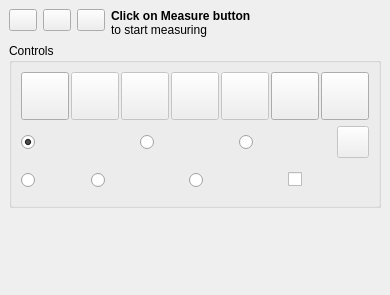
<?xml version="1.0" encoding="UTF-8"?>
<ui version="4.0">
 <class>DockWidget</class>
 <widget class="QDockWidget" name="DockWidget">
  <property name="geometry">
   <rect>
    <x>0</x>
    <y>0</y>
    <width>388</width>
    <height>295</height>
   </rect>
  </property>
  <property name="windowIcon">
   <iconset>
    <normaloff>Caliper.png</normaloff>Caliper.png</iconset>
  </property>
  <property name="toolTip">
   <string notr="true">Measure Tools</string>
  </property>
  <property name="layoutDirection">
   <enum>Qt::LeftToRight</enum>
  </property>
  <property name="features">
   <set>QDockWidget::DockWidgetFloatable|QDockWidget::DockWidgetMovable</set>
  </property>
  <property name="allowedAreas">
   <set>Qt::LeftDockWidgetArea|Qt::RightDockWidgetArea</set>
  </property>
  <property name="windowTitle">
   <string notr="true" extracomment="kicad StepUp 3D tools">Measure Tools</string>
  </property>
  <widget class="QWidget" name="dockWidgetContents">
   <layout class="QGridLayout" name="gridLayout_3">
    <item row="0" column="0">
     <layout class="QGridLayout" name="gridLayout">
      <item row="0" column="0" alignment="Qt::AlignTop">
       <widget class="QPushButton" name="dock_float">
        <property name="maximumSize">
         <size>
          <width>28</width>
          <height>28</height>
         </size>
        </property>
        <property name="toolTip">
         <string notr="true">un-dock (floating)</string>
        </property>
        <property name="text">
         <string notr="true"/>
        </property>
        <property name="icon">
         <iconset>
          <normaloff>un_dock.png</normaloff>un_dock.png</iconset>
        </property>
        <property name="iconSize">
         <size>
          <width>16</width>
          <height>16</height>
         </size>
        </property>
       </widget>
      </item>
      <item row="0" column="1" alignment="Qt::AlignTop">
       <widget class="QPushButton" name="dock_minimize">
        <property name="maximumSize">
         <size>
          <width>28</width>
          <height>28</height>
         </size>
        </property>
        <property name="toolTip">
         <string notr="true">minimize</string>
        </property>
        <property name="text">
         <string notr="true"/>
        </property>
        <property name="icon">
         <iconset>
          <normaloff>minimize.png</normaloff>minimize.png</iconset>
        </property>
        <property name="iconSize">
         <size>
          <width>24</width>
          <height>24</height>
         </size>
        </property>
       </widget>
      </item>
      <item row="0" column="2" alignment="Qt::AlignTop">
       <widget class="QPushButton" name="close">
        <property name="maximumSize">
         <size>
          <width>28</width>
          <height>28</height>
         </size>
        </property>
        <property name="toolTip">
         <string notr="true">close</string>
        </property>
        <property name="text">
         <string notr="true"/>
        </property>
        <property name="icon">
         <iconset>
          <normaloff>closeW.png</normaloff>closeW.png</iconset>
        </property>
        <property name="iconSize">
         <size>
          <width>24</width>
          <height>24</height>
         </size>
        </property>
       </widget>
      </item>
      <item row="0" column="3">
       <widget class="QLabel" name="Label">
        <property name="toolTip">
         <string notr="true">Measure Tools
Click on Measure button
to start measuring</string>
        </property>
        <property name="text">
         <string notr="true">&lt;b&gt;Click on Measure button&lt;/b&gt;&lt;br&gt;to start measuring</string>
        </property>
       </widget>
      </item>
     </layout>
    </item>
    <item row="0" column="1">
     <spacer name="horizontalSpacer">
      <property name="orientation">
       <enum>Qt::Horizontal</enum>
      </property>
      <property name="sizeHint" stdset="0">
       <size>
        <width>5</width>
        <height>20</height>
       </size>
      </property>
     </spacer>
    </item>
    <item row="2" column="0">
     <spacer name="verticalSpacer">
      <property name="orientation">
       <enum>Qt::Vertical</enum>
      </property>
      <property name="sizeHint" stdset="0">
       <size>
        <width>20</width>
        <height>0</height>
       </size>
      </property>
     </spacer>
    </item>
    <item row="1" column="0">
     <widget class="QGroupBox" name="Controls_Group">
      <property name="toolTip">
       <string notr="true">Controls</string>
      </property>
      <property name="title">
       <string notr="true">Controls</string>
      </property>
      <layout class="QGridLayout" name="gridLayout_2">
       <item row="0" column="0" colspan="7">
        <layout class="QGridLayout" name="gridLayout_8">
         <property name="sizeConstraint">
          <enum>QLayout::SetDefaultConstraint</enum>
         </property>
         <property name="spacing">
          <number>2</number>
         </property>
         <item row="0" column="0">
          <widget class="QPushButton" name="Measure">
           <property name="minimumSize">
            <size>
             <width>48</width>
             <height>48</height>
            </size>
           </property>
           <property name="maximumSize">
            <size>
             <width>48</width>
             <height>48</height>
            </size>
           </property>
           <property name="toolTip">
            <string notr="true">Measure Button
Click Measure to start measuring</string>
           </property>
           <property name="text">
            <string notr="true"/>
           </property>
           <property name="icon">
            <iconset>
             <normaloff>Caliper.png</normaloff>Caliper.png</iconset>
           </property>
           <property name="iconSize">
            <size>
             <width>32</width>
             <height>32</height>
            </size>
           </property>
           <property name="checkable">
            <bool>true</bool>
           </property>
           <property name="checked">
            <bool>false</bool>
           </property>
          </widget>
         </item>
         <item row="0" column="4">
          <widget class="QPushButton" name="DimensionP3">
           <property name="enabled">
            <bool>false</bool>
           </property>
           <property name="minimumSize">
            <size>
             <width>48</width>
             <height>48</height>
            </size>
           </property>
           <property name="maximumSize">
            <size>
             <width>48</width>
             <height>48</height>
            </size>
           </property>
           <property name="toolTip">
            <string notr="true">Dimension position</string>
           </property>
           <property name="text">
            <string notr="true"/>
           </property>
           <property name="icon">
            <iconset>
             <normaloff>DimensionP3.png</normaloff>DimensionP3.png</iconset>
           </property>
           <property name="iconSize">
            <size>
             <width>32</width>
             <height>32</height>
            </size>
           </property>
           <property name="checkable">
            <bool>false</bool>
           </property>
           <property name="checked">
            <bool>false</bool>
           </property>
          </widget>
         </item>
         <item row="0" column="5">
          <widget class="QPushButton" name="CleanDist">
           <property name="minimumSize">
            <size>
             <width>48</width>
             <height>48</height>
            </size>
           </property>
           <property name="maximumSize">
            <size>
             <width>48</width>
             <height>48</height>
            </size>
           </property>
           <property name="toolTip">
            <string notr="true">Clean Measures</string>
           </property>
           <property name="text">
            <string notr="true"/>
           </property>
           <property name="icon">
            <iconset>
             <normaloff>Clean.png</normaloff>Clean.png</iconset>
           </property>
           <property name="iconSize">
            <size>
             <width>32</width>
             <height>32</height>
            </size>
           </property>
           <property name="checkable">
            <bool>true</bool>
           </property>
           <property name="checked">
            <bool>false</bool>
           </property>
          </widget>
         </item>
         <item row="0" column="1">
          <widget class="QPushButton" name="DimensionP1">
           <property name="enabled">
            <bool>false</bool>
           </property>
           <property name="minimumSize">
            <size>
             <width>48</width>
             <height>48</height>
            </size>
           </property>
           <property name="maximumSize">
            <size>
             <width>48</width>
             <height>48</height>
            </size>
           </property>
           <property name="toolTip">
            <string notr="true">First Element</string>
           </property>
           <property name="text">
            <string notr="true"/>
           </property>
           <property name="icon">
            <iconset>
             <normaloff>DimensionP1.png</normaloff>DimensionP1.png</iconset>
           </property>
           <property name="iconSize">
            <size>
             <width>32</width>
             <height>32</height>
            </size>
           </property>
           <property name="checkable">
            <bool>false</bool>
           </property>
           <property name="checked">
            <bool>false</bool>
           </property>
          </widget>
         </item>
         <item row="0" column="6">
          <widget class="QPushButton" name="Help_Caliper">
           <property name="minimumSize">
            <size>
             <width>48</width>
             <height>48</height>
            </size>
           </property>
           <property name="maximumSize">
            <size>
             <width>48</width>
             <height>48</height>
            </size>
           </property>
           <property name="toolTip">
            <string notr="true">Help on Caliper</string>
           </property>
           <property name="text">
            <string notr="true"/>
           </property>
           <property name="icon">
            <iconset>
             <normaloff>help.png</normaloff>help.png</iconset>
           </property>
           <property name="iconSize">
            <size>
             <width>24</width>
             <height>24</height>
            </size>
           </property>
           <property name="checkable">
            <bool>false</bool>
           </property>
           <property name="checked">
            <bool>false</bool>
           </property>
          </widget>
         </item>
         <item row="0" column="2">
          <widget class="QPushButton" name="DimensionP2">
           <property name="enabled">
            <bool>false</bool>
           </property>
           <property name="minimumSize">
            <size>
             <width>48</width>
             <height>48</height>
            </size>
           </property>
           <property name="maximumSize">
            <size>
             <width>48</width>
             <height>48</height>
            </size>
           </property>
           <property name="toolTip">
            <string notr="true">Second Element</string>
           </property>
           <property name="text">
            <string notr="true"/>
           </property>
           <property name="icon">
            <iconset>
             <normaloff>DimensionP2.png</normaloff>DimensionP2.png</iconset>
           </property>
           <property name="iconSize">
            <size>
             <width>32</width>
             <height>32</height>
            </size>
           </property>
           <property name="checkable">
            <bool>false</bool>
           </property>
           <property name="checked">
            <bool>false</bool>
           </property>
          </widget>
         </item>
         <item row="0" column="3">
          <widget class="QPushButton" name="APlane">
           <property name="enabled">
            <bool>false</bool>
           </property>
           <property name="minimumSize">
            <size>
             <width>48</width>
             <height>48</height>
            </size>
           </property>
           <property name="maximumSize">
            <size>
             <width>48</width>
             <height>48</height>
            </size>
           </property>
           <property name="toolTip">
            <string notr="true">Annotation Plane</string>
           </property>
           <property name="text">
            <string notr="true"/>
           </property>
           <property name="icon">
            <iconset>
             <normaloff>AnnPlane.png</normaloff>AnnPlane.png</iconset>
           </property>
           <property name="iconSize">
            <size>
             <width>32</width>
             <height>32</height>
            </size>
           </property>
           <property name="checkable">
            <bool>false</bool>
           </property>
           <property name="checked">
            <bool>false</bool>
           </property>
          </widget>
         </item>
        </layout>
       </item>
       <item row="1" column="0" colspan="2">
        <widget class="QRadioButton" name="rbSnap">
         <property name="minimumSize">
          <size>
           <width>64</width>
           <height>32</height>
          </size>
         </property>
         <property name="toolTip">
          <string notr="true">Snap to EndPoint, MiddlePoint, Center</string>
         </property>
         <property name="text">
          <string notr="true"/>
         </property>
         <property name="icon">
          <iconset>
           <normaloff>Snap_Opt.png</normaloff>Snap_Opt.png</iconset>
         </property>
         <property name="iconSize">
          <size>
           <width>78</width>
           <height>26</height>
          </size>
         </property>
         <property name="checked">
          <bool>true</bool>
         </property>
        </widget>
       </item>
       <item row="1" column="2" colspan="2">
        <widget class="QRadioButton" name="rbBbox">
         <property name="minimumSize">
          <size>
           <width>64</width>
           <height>32</height>
          </size>
         </property>
         <property name="toolTip">
          <string notr="true">Center of BoundingBox</string>
         </property>
         <property name="text">
          <string notr="true"/>
         </property>
         <property name="icon">
          <iconset>
           <normaloff>CenterBBox.png</normaloff>CenterBBox.png</iconset>
         </property>
         <property name="iconSize">
          <size>
           <width>28</width>
           <height>28</height>
          </size>
         </property>
         <property name="checked">
          <bool>false</bool>
         </property>
        </widget>
       </item>
       <item row="1" column="4" colspan="2">
        <widget class="QRadioButton" name="rbMass">
         <property name="minimumSize">
          <size>
           <width>64</width>
           <height>32</height>
          </size>
         </property>
         <property name="toolTip">
          <string notr="true">Center of Mass</string>
         </property>
         <property name="text">
          <string notr="true"/>
         </property>
         <property name="icon">
          <iconset>
           <normaloff>CenterOfMass.png</normaloff>CenterOfMass.png</iconset>
         </property>
         <property name="iconSize">
          <size>
           <width>28</width>
           <height>28</height>
          </size>
         </property>
         <property name="checked">
          <bool>false</bool>
         </property>
        </widget>
       </item>
       <item row="1" column="6">
        <widget class="QPushButton" name="bLabel">
         <property name="enabled">
          <bool>false</bool>
         </property>
         <property name="minimumSize">
          <size>
           <width>32</width>
           <height>32</height>
          </size>
         </property>
         <property name="maximumSize">
          <size>
           <width>32</width>
           <height>32</height>
          </size>
         </property>
         <property name="toolTip">
          <string notr="true">&lt;html&gt;&lt;head/&gt;&lt;body&gt;&lt;p&gt;Enable extra Label&lt;/p&gt;&lt;p&gt;for dimensioning&lt;/p&gt;&lt;/body&gt;&lt;/html&gt;</string>
         </property>
         <property name="text">
          <string notr="true"/>
         </property>
         <property name="icon">
          <iconset>
           <normaloff>label-d-2.svg</normaloff>label-d-2.svg</iconset>
         </property>
         <property name="iconSize">
          <size>
           <width>20</width>
           <height>20</height>
          </size>
         </property>
         <property name="checkable">
          <bool>false</bool>
         </property>
         <property name="checked">
          <bool>false</bool>
         </property>
        </widget>
       </item>
       <item row="2" column="0">
        <widget class="QRadioButton" name="rbRadius">
         <property name="minimumSize">
          <size>
           <width>64</width>
           <height>32</height>
          </size>
         </property>
         <property name="toolTip">
          <string notr="true">Get Radius of Arc or Circle</string>
         </property>
         <property name="text">
          <string notr="true"/>
         </property>
         <property name="icon">
          <iconset>
           <normaloff>Radius.png</normaloff>Radius.png</iconset>
         </property>
         <property name="iconSize">
          <size>
           <width>28</width>
           <height>28</height>
          </size>
         </property>
         <property name="checked">
          <bool>false</bool>
         </property>
        </widget>
       </item>
       <item row="2" column="1" colspan="2">
        <widget class="QRadioButton" name="rbLength">
         <property name="minimumSize">
          <size>
           <width>64</width>
           <height>32</height>
          </size>
         </property>
         <property name="toolTip">
          <string notr="true">Get Length of Edge</string>
         </property>
         <property name="text">
          <string notr="true"/>
         </property>
         <property name="icon">
          <iconset>
           <normaloff>Length.png</normaloff>Length.png</iconset>
         </property>
         <property name="iconSize">
          <size>
           <width>32</width>
           <height>32</height>
          </size>
         </property>
         <property name="checked">
          <bool>false</bool>
         </property>
        </widget>
       </item>
       <item row="2" column="3" colspan="2">
        <widget class="QRadioButton" name="rbAngle">
         <property name="minimumSize">
          <size>
           <width>64</width>
           <height>32</height>
          </size>
         </property>
         <property name="toolTip">
          <string notr="true">Get Angle</string>
         </property>
         <property name="text">
          <string notr="true"/>
         </property>
         <property name="icon">
          <iconset>
           <normaloff>Angle.png</normaloff>Angle.png</iconset>
         </property>
         <property name="iconSize">
          <size>
           <width>32</width>
           <height>32</height>
          </size>
         </property>
         <property name="checked">
          <bool>false</bool>
         </property>
        </widget>
       </item>
       <item row="2" column="5" colspan="2">
        <widget class="QCheckBox" name="cbAPlane">
         <property name="toolTip">
          <string notr="true">use Annotation Plane
for Dimension</string>
         </property>
         <property name="text">
          <string notr="true"/>
         </property>
         <property name="icon">
          <iconset>
           <normaloff>AnnPlane.png</normaloff>AnnPlane.png</iconset>
         </property>
         <property name="iconSize">
          <size>
           <width>32</width>
           <height>32</height>
          </size>
         </property>
        </widget>
       </item>
      </layout>
     </widget>
    </item>
   </layout>
  </widget>
 </widget>
 <tabstops>
  <tabstop>dock_float</tabstop>
  <tabstop>dock_minimize</tabstop>
  <tabstop>close</tabstop>
  <tabstop>Measure</tabstop>
 </tabstops>
 <resources/>
 <connections/>
</ui>
